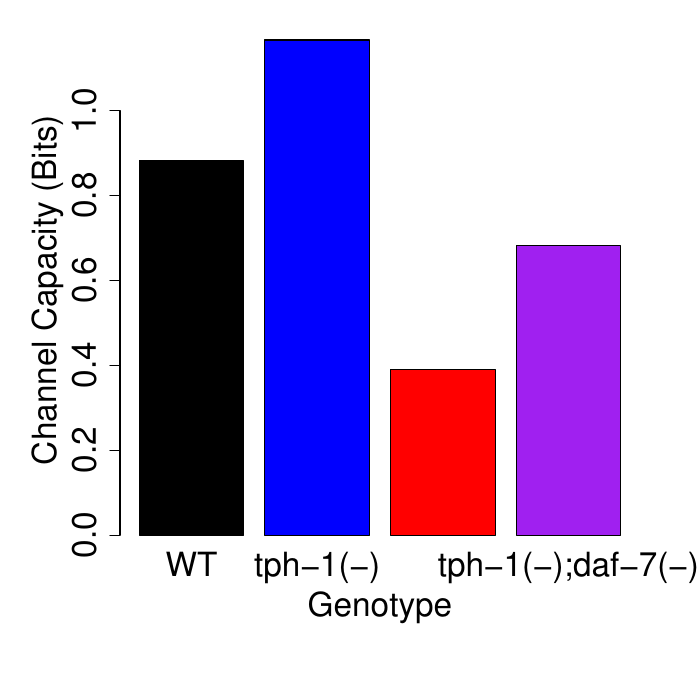

Here is the R script that generated this plot:

pdf196<-c(0.447823, 1.23438e-127, 3.01869e-68, 0.346158, 4.28946e-21, 0.20602);
pdf404<-c(0.389131, 0.0233961, 1.50518e-13, 0.327774, 5.05232e-08, 0.2597)
pdf402<-c(0.177805, 0.22745, 0.00015111, 0.258977, 0.0445254, 0.291091)
pdf435<-c(0.403121, 0.03592, 0.0350744, 0.311838, 0.000184441, 0.213861);

info<-c(0.881731,1.16645,0.390971,0.681934);
names(info)=c("WT","tph-1(-)","daf-7(-)","tph-1(-);daf-7(-)")
foodlist = expression("S basal", 2%.%10^7, 6.3%.%10^7, 6.3%.%10^8, 2%.%10^9, 1.1%.%10^10);

#X11(width=12,height=3)
pdf("input_dists.pdf",width=12,height=3)
layout(matrix(c(1,2,3,4),nrow=1),heights=c(4,4,4,4));
par(mar=c(10,5,2,3));
barplot(pdf196,	main=names(info)[1],cex.main=2,cex.axis=2,ylim=c(0,.5),
		ylab="P(Food)",cex.lab=2,xlab="");
mtext("Food",side=1,line=8,cex=1.5);
text(seq(0.5,6.5,length=6),par("usr")[3], labels = foodlist, srt = 60, adj = c(1.1,1.1), xpd = TRUE, cex=2);
barplot(pdf404,	main=names(info)[2],cex.main=2,cex.axis=2,ylim=c(0,.5),
		ylab="P(Food)",cex.lab=2);
mtext("Food",side=1,line=8,cex=1.5);
text(seq(0.5,6.5,length=6),par("usr")[3], labels = foodlist, srt = 60, adj = c(1.1,1.1), xpd = TRUE, cex=2);
barplot(pdf402,	main=names(info)[3],cex.main=2,cex.axis=2,ylim=c(0,.5),
		ylab="P(Food)",cex.lab=2);
mtext("Food",side=1,line=8,cex=1.5);
text(seq(0.5,6.5,length=6),par("usr")[3], labels = foodlist, srt = 60, adj = c(1.1,1.1), xpd = TRUE, cex=2);
barplot(pdf435,	main=names(info)[4],cex.main=2,cex.axis=2,ylim=c(0,.5),
		ylab="P(Food)",cex.lab=2);
mtext("Food",side=1,line=8,cex=1.5);
text(seq(0.5,6.5,length=6),par("usr")[3], labels = foodlist, srt = 60, adj = c(1.1,1.1), xpd = TRUE, cex=2);
dev.off();

#X11()
pdf("optimal2.pdf")
par(mar=c(8,6,2,3));
barplot(info,
	ylab="Channel Capacity (Bits)",cex.lab=2,cex.names=2,cex.axis=2,
	col=c("black","blue","red","purple"),xlab="Genotype")

dev.off()
